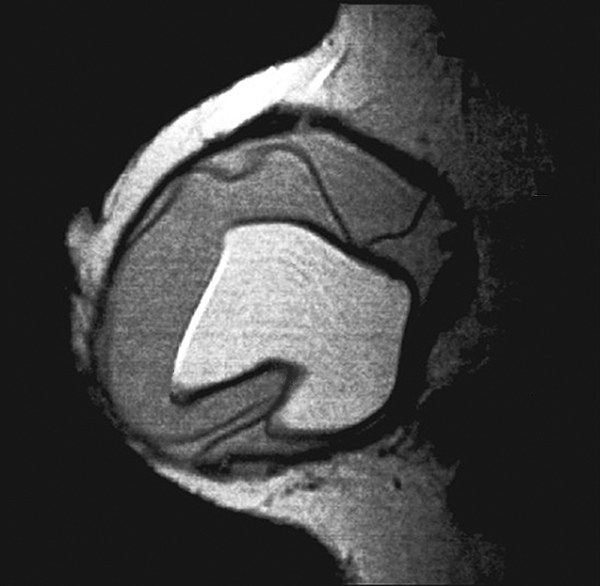
#> input picture CodeSnake/Images/breast-implant.tif, 600 x 586 px
$ python traitement.py   (older library calls are emulated)
#> lines starting #> are read from the running program, lines starting #| are printed output that depends on the picture
import cv2
from matplotlib import pyplot as plt

I = cv2.imread("./Images/breast-implant.tif", 0)
#> I is the input picture: shape (586, 600); min 7, max 255, mean 63.8
I = cv2.normalize(I, None, 0, 1.0, cv2.NORM_MINMAX, dtype=cv2.CV_32F)
# Définir l'élément structurant (un noyau carré de taille 5x5 dans cet exemple)
S = cv2.getStructuringElement(cv2.MORPH_ELLIPSE, (15, 15))

# Appliquer l'opération d'ouverture
E=cv2.morphologyEx(I, cv2.MORPH_OPEN, S)
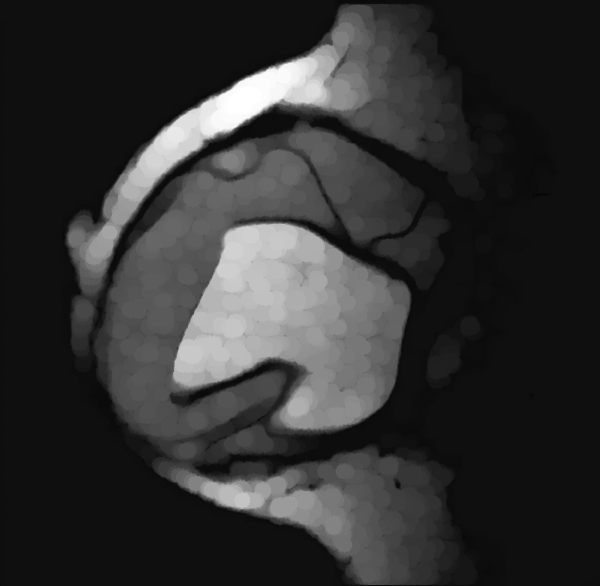
#> E: shape (586, 600) float32; min 0, max 1, mean 0.197
E=cv2.blur(E, (5,5))
plt.imshow(E,cmap='gray')
plt.show()
